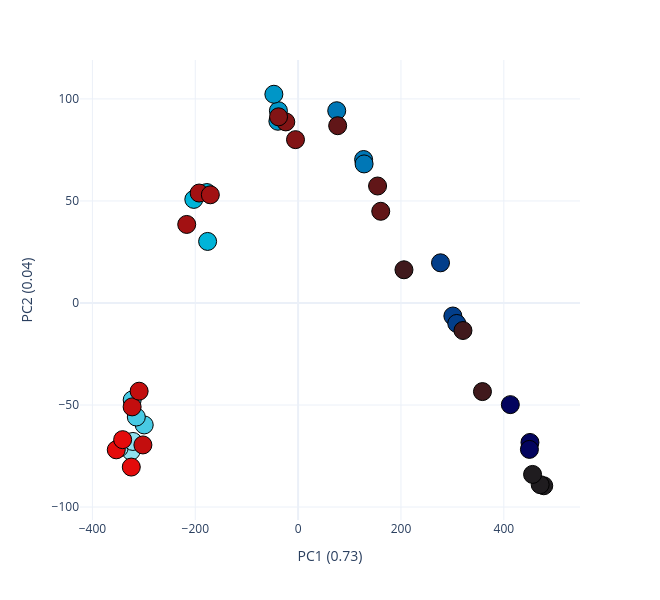

The notebook cell this image was saved under:
### Code cell
INPUT_NG_ORDER = [10, 20, 50, 100, 200, 500, 1000]

blue_palette = ['#03045e', '#023e8a', '#0077b6', '#0096c7', '#00b4d8', '#48cae4', '#90e0ef']
red_palette  = ['#e40b0b', '#c30e0e', '#a21112', '#821415', '#611618', '#40191c', '#1f1c1f']

color_map = {}
for i, ng in enumerate(INPUT_NG_ORDER):
    color_map[f'EGF-{ng}ng'] = blue_palette[len(blue_palette) - 1 - i]
    color_map[f'EGF+{ng}ng'] = red_palette[i]


group_order = ([f'EGF-{ng}ng' for ng in INPUT_NG_ORDER] +
               [f'EGF+{ng}ng' for ng in INPUT_NG_ORDER])

fig = px.scatter(
    pca_df, x='x', y='y', color='group',
    color_discrete_map=color_map,
    category_orders={'group': group_order},
)
fig.update_layout(width=660, height=600, template='plotly_white', showlegend = False)
fig.update_traces(marker=dict(size=18, line=dict(width=1, color='black')))
fig.update_xaxes(title = pca_all[1]['x_title'])
fig.update_yaxes(title = pca_all[1]['y_title'])
fig.show()
fig.write_image(r'figures/figure2/figure2f.pdf', height=600, width=600)

### Figure 1 — Plotly figure (JSON) as saved in the notebook; plotly's stock layout.template omitted (floating-point values rounded to 4 significant figures)
{"data": [{"hovertemplate": "group=EGF-10ng<br>x=%{x}<br>y=%{y}<extra></extra>", "legendgroup": "EGF-10ng", "marker": {"color": "#90e0ef", "line": {"color": "black", "width": 1}, "size": 18, "symbol": "circle"}, "mode": "markers", "name": "EGF-10ng", "orientation": "v", "showlegend": true, "type": "scatter", "x": [-324.9, -347.9, -321.2], "xaxis": "x", "y": [-72.64, -71.07, -67.86], "yaxis": "y"}, {"hovertemplate": "group=EGF-20ng<br>x=%{x}<br>y=%{y}<extra></extra>", "legendgroup": "EGF-20ng", "marker": {"color": "#48cae4", "line": {"color": "black", "width": 1}, "size": 18, "symbol": "circle"}, "mode": "markers", "name": "EGF-20ng", "orientation": "v", "showlegend": true, "type": "scatter", "x": [-299.2, -314.6, -322.6], "xaxis": "x", "y": [-59.77, -55.89, -47.54], "yaxis": "y"}, {"hovertemplate": "group=EGF-50ng<br>x=%{x}<br>y=%{y}<extra></extra>", "legendgroup": "EGF-50ng", "marker": {"color": "#00b4d8", "line": {"color": "black", "width": 1}, "size": 18, "symbol": "circle"}, "mode": "markers", "name": "EGF-50ng", "orientation": "v", "showlegend": true, "type": "scatter", "x": [-176.0, -177.4, -202.8], "xaxis": "x", "y": [30.16, 54.12, 50.76], "yaxis": "y"}, {"hovertemplate": "group=EGF-100ng<br>x=%{x}<br>y=%{y}<extra></extra>", "legendgroup": "EGF-100ng", "marker": {"color": "#0096c7", "line": {"color": "black", "width": 1}, "size": 18, "symbol": "circle"}, "mode": "markers", "name": "EGF-100ng", "orientation": "v", "showlegend": true, "type": "scatter", "x": [-39.36, -38.32, -47.15], "xaxis": "x", "y": [89.05, 94.22, 102.3], "yaxis": "y"}, {"hovertemplate": "group=EGF-200ng<br>x=%{x}<br>y=%{y}<extra></extra>", "legendgroup": "EGF-200ng", "marker": {"color": "#0077b6", "line": {"color": "black", "width": 1}, "size": 18, "symbol": "circle"}, "mode": "markers", "name": "EGF-200ng", "orientation": "v", "showlegend": true, "type": "scatter", "x": [127.4, 75.07, 128.3], "xaxis": "x", "y": [70.31, 94.21, 68.15], "yaxis": "y"}, {"hovertemplate": "group=EGF-500ng<br>x=%{x}<br>y=%{y}<extra></extra>", "legendgroup": "EGF-500ng", "marker": {"color": "#023e8a", "line": {"color": "black", "width": 1}, "size": 18, "symbol": "circle"}, "mode": "markers", "name": "EGF-500ng", "orientation": "v", "showlegend": true, "type": "scatter", "x": [276.9, 300.9, 308.5], "xaxis": "x", "y": [19.69, -6.384, -10.03], "yaxis": "y"}, {"hovertemplate": "group=EGF-1000ng<br>x=%{x}<br>y=%{y}<extra></extra>", "legendgroup": "EGF-1000ng", "marker": {"color": "#03045e", "line": {"color": "black", "width": 1}, "size": 18, "symbol": "circle"}, "mode": "markers", "name": "EGF-1000ng", "orientation": "v", "showlegend": true, "type": "scatter", "x": [450.8, 449.8, 412.6], "xaxis": "x", "y": [-68.35, -71.76, -49.82], "yaxis": "y"}, {"hovertemplate": "group=EGF+10ng<br>x=%{x}<br>y=%{y}<extra></extra>", "legendgroup": "EGF+10ng", "marker": {"color": "#e40b0b", "line": {"color": "black", "width": 1}, "size": 18, "symbol": "circle"}, "mode": "markers", "name": "EGF+10ng", "orientation": "v", "showlegend": true, "type": "scatter", "x": [-353.6, -324.4, -341.2], "xaxis": "x", "y": [-71.96, -80.42, -66.99], "yaxis": "y"}, {"hovertemplate": "group=EGF+20ng<br>x=%{x}<br>y=%{y}<extra></extra>", "legendgroup": "EGF+20ng", "marker": {"color": "#c30e0e", "line": {"color": "black", "width": 1}, "size": 18, "symbol": "circle"}, "mode": "markers", "name": "EGF+20ng", "orientation": "v", "showlegend": true, "type": "scatter", "x": [-322.7, -309.1, -301.8], "xaxis": "x", "y": [-50.93, -43.23, -69.57], "yaxis": "y"}, {"hovertemplate": "group=EGF+50ng<br>x=%{x}<br>y=%{y}<extra></extra>", "legendgroup": "EGF+50ng", "marker": {"color": "#a21112", "line": {"color": "black", "width": 1}, "size": 18, "symbol": "circle"}, "mode": "markers", "name": "EGF+50ng", "orientation": "v", "showlegend": true, "type": "scatter", "x": [-216.6, -192.4, -170.7], "xaxis": "x", "y": [38.48, 53.87, 53.02], "yaxis": "y"}, {"hovertemplate": "group=EGF+100ng<br>x=%{x}<br>y=%{y}<extra></extra>", "legendgroup": "EGF+100ng", "marker": {"color": "#821415", "line": {"color": "black", "width": 1}, "size": 18, "symbol": "circle"}, "mode": "markers", "name": "EGF+100ng", "orientation": "v", "showlegend": true, "type": "scatter", "x": [-23.96, -38.04, -5.085], "xaxis": "x", "y": [88.74, 91.23, 80.04], "yaxis": "y"}, {"hovertemplate": "group=EGF+200ng<br>x=%{x}<br>y=%{y}<extra></extra>", "legendgroup": "EGF+200ng", "marker": {"color": "#611618", "line": {"color": "black", "width": 1}, "size": 18, "symbol": "circle"}, "mode": "markers", "name": "EGF+200ng", "orientation": "v", "showlegend": true, "type": "scatter", "x": [154.5, 76.9, 160.7], "xaxis": "x", "y": [57.33, 86.87, 44.93], "yaxis": "y"}, {"hovertemplate": "group=EGF+500ng<br>x=%{x}<br>y=%{y}<extra></extra>", "legendgroup": "EGF+500ng", "marker": {"color": "#40191c", "line": {"color": "black", "width": 1}, "size": 18, "symbol": "circle"}, "mode": "markers", "name": "EGF+500ng", "orientation": "v", "showlegend": true, "type": "scatter", "x": [320.5, 358.4, 205.8], "xaxis": "x", "y": [-13.5, -43.42, 16.27], "yaxis": "y"}, {"hovertemplate": "group=EGF+1000ng<br>x=%{x}<br>y=%{y}<extra></extra>", "legendgroup": "EGF+1000ng", "marker": {"color": "#1f1c1f", "line": {"color": "black", "width": 1}, "size": 18, "symbol": "circle"}, "mode": "markers", "name": "EGF+1000ng", "orientation": "v", "showlegend": true, "type": "scatter", "x": [477.6, 470.7, 455.9], "xaxis": "x", "y": [-89.57, -89.04, -84.02], "yaxis": "y"}], "layout": {"height": 600, "legend": {"title": {"text": "group"}, "tracegroupgap": 0}, "margin": {"t": 60}, "showlegend": false, "width": 660, "xaxis": {"anchor": "y", "domain": [0, 1], "title": {"text": "PC1 (0.73)"}}, "yaxis": {"anchor": "x", "domain": [0, 1], "title": {"text": "PC2 (0.04)"}}}}
